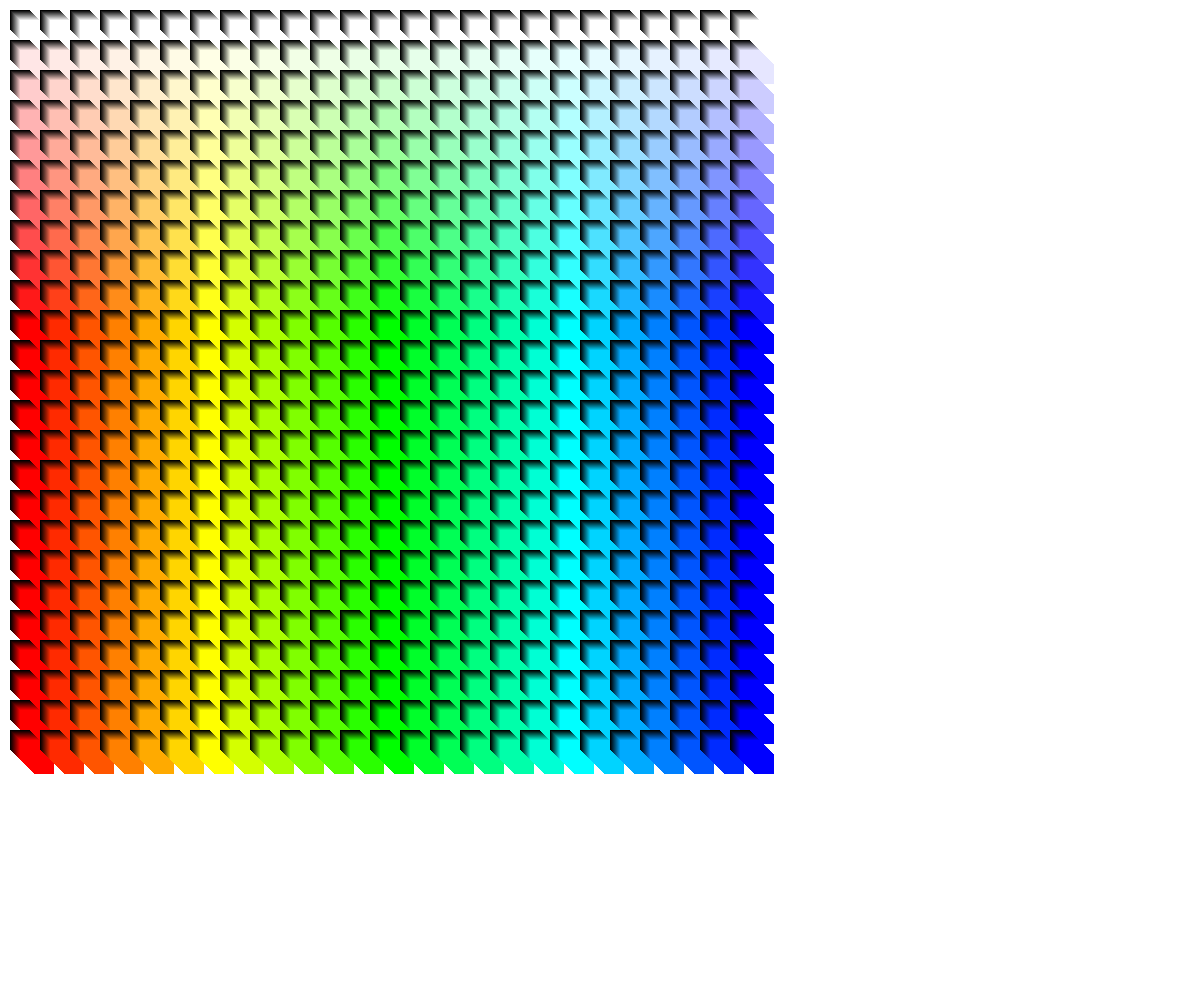
Frame 1 (no input)
Frame 2 (the mouse pressed at the canvas centre, redrawn once): identical to frame 1, image omitted

The p5.js sketch that drew this single still picture (run headless with seeded random() and noise() and a simulated clock; the mouse was pressed at the canvas centre and the sketch redrawn once):

// p5.js sketch
// ── sketch.js

var size = 20;
var distance = 10;

function setup () 
{
  createCanvas(windowWidth, windowHeight);
  colorMode(HSB);
  noLoop();
}

function windowResized () 
{
  resizeCanvas(windowWidth, windowHeight);
}

function draw()
{
  background(255);
  noStroke();

  for (var x=0; x<25; x++)
  {
    for (var y=0; y<25; y++)
    {
      for (var z=0; z<25; z++)
      {
        fill(x*10, y*10, z*10);
        rect(10 + x * (size + distance) + z, 10 + y * (size + distance) + z, size, size);
      }
    }
  }
}
